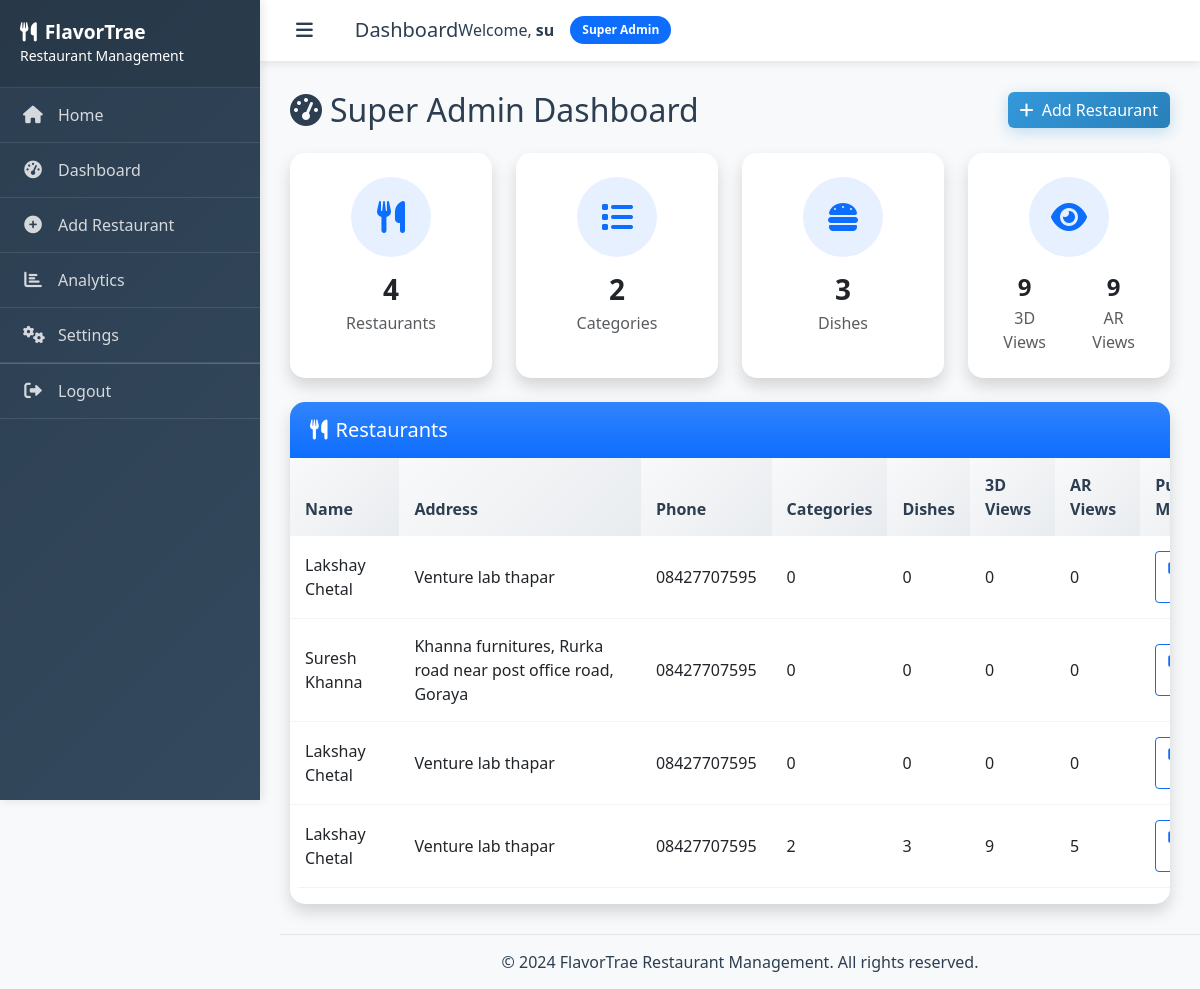
Screenshot of /super-admin-dashboard/ (signed in) with the database file from the repository.
### menu_management/models.py (models this page shows, shortened)
class CustomUser(AbstractUser):
    ROLE_CHOICES = [
        ('super_admin', 'Super Admin'),
        ('restaurant_admin', 'Restaurant Admin'),
    ]
    role = models.CharField(max_length=20, choices=ROLE_CHOICES, default='restaurant_admin')
    restaurant = models.ForeignKey('Restaurant', on_delete=models.CASCADE, null=True, blank=True)

class Restaurant(models.Model):
    name = models.CharField(max_length=200)
    address = models.TextField()
    phone = models.CharField(max_length=20)
    public_slug = models.SlugField(unique=True, blank=True)
    created_at = models.DateTimeField(auto_now_add=True)
    updated_at = models.DateTimeField(auto_now=True)

### menu_management/views.py (the view)
# urls.py: path('super-admin-dashboard/', views.super_admin_dashboard, name='super_admin_dashboard'),
@super_admin_required
def super_admin_dashboard(request):
    restaurants = Restaurant.objects.all().order_by('-created_at')
    total_restaurants = restaurants.count()
    total_categories = Category.objects.count()
    total_dishes = Dish.objects.count()
    total_3d_views = Dish.objects.aggregate(Sum('model_3d_views'))['model_3d_views__sum'] or 0
    total_ar_views = Dish.objects.aggregate(Sum('ar_views'))['ar_views__sum'] or 0
    for restaurant in restaurants:
        restaurant.dishes_count = Dish.objects.filter(category__restaurant=restaurant).count()
        restaurant.categories_count = Category.objects.filter(restaurant=restaurant).count()
        restaurant.model_3d_views = Dish.objects.filter(category__restaurant=restaurant).aggregate(Sum('model_3d_views'))['model_3d_views__sum'] or 0
        restaurant.ar_views = Dish.objects.filter(category__restaurant=restaurant).aggregate(Sum('ar_views'))['ar_views__sum'] or 0
        restaurant.has_admin = CustomUser.objects.filter(restaurant=restaurant, role='restaurant_admin').exists()
    return render(request, 'menu_management/super_admin_dashboard.html', {
        'restaurants': restaurants,
        'total_restaurants': total_restaurants,
        'total_categories': total_categories,
        'total_dishes': total_dishes,
        'total_3d_views': total_3d_views,
        'total_ar_views': total_3d_views
    })

### templates/menu_management/super_admin_dashboard.html (shortened to what this page needs)
{% extends 'base.html' %}
{% block main_content %}
<div class="d-flex justify-content-between align-items-center mb-4">
    <h2 class="mb-0">
        <i class="fas fa-tachometer-alt me-2"></i>Super Admin Dashboard
    </h2>
    <div>
        <a href="{% url 'add_restaurant' %}" class="btn btn-primary">
            <i class="fas fa-plus me-1"></i> Add Restaurant
        </a>
    </div>
</div>
<div class="row g-4 mb-4">
    <div class="col-md-3">
        <div class="card h-100 shadow border-0">
            <div class="card-body text-center p-4">
                <div class="bg-primary bg-opacity-10 rounded-circle d-inline-flex align-items-center justify-content-center mb-3" style="width: 80px; height: 80px;">
                    <i class="fas fa-utensils fa-2x text-primary"></i>
                </div>
                <h3 class="fw-bold mb-1">{{ total_restaurants }}</h3>
                <p class="text-muted mb-0">Restaurants</p>
            </div>
        </div>
    </div>
    <div class="col-md-3">
        <div class="card h-100 shadow border-0">
            <div class="card-body text-center p-4">
                <div class="bg-primary bg-opacity-10 rounded-circle d-inline-flex align-items-center justify-content-center mb-3" style="width: 80px; height: 80px;">
                    <i class="fas fa-list fa-2x text-primary"></i>
                </div>
                <h3 class="fw-bold mb-1">{{ total_categories }}</h3>
                <p class="text-muted mb-0">Categories</p>
            </div>
        </div>
    </div>
    <div class="col-md-3">
        <div class="card h-100 shadow border-0">
            <div class="card-body text-center p-4">
                <div class="bg-primary bg-opacity-10 rounded-circle d-inline-flex align-items-center justify-content-center mb-3" style="width: 80px; height: 80px;">
                    <i class="fas fa-hamburger fa-2x text-primary"></i>
                </div>
                <h3 class="fw-bold mb-1">{{ total_dishes }}</h3>
                <p class="text-muted mb-0">Dishes</p>
            </div>
        </div>
    </div>
    <div class="col-md-3">
        <div class="card h-100 shadow border-0">
            <div class="card-body text-center p-4">
                <div class="bg-primary bg-opacity-10 rounded-circle d-inline-flex align-items-center justify-content-center mb-3" style="width: 80px; height: 80px;">
                    <i class="fas fa-eye fa-2x text-primary"></i>
                </div>
                <div class="d-flex justify-content-center gap-4">
                    <div>
                        <h4 class="fw-bold mb-1">{{ total_3d_views }}</h4>
                        <p class="text-muted mb-0">3D Views</p>
                    </div>
                    <div>
                        <h4 class="fw-bold mb-1">{{ total_ar_views }}</h4>
                        <p class="text-muted mb-0">AR Views</p>
                    </div>
                </div>
            </div>
        </div>
    </div>
</div>
<div class="card shadow border-0">
    <div class="card-header bg-primary bg-gradient text-white py-3">
        <h5 class="mb-0 d-flex align-items-center">
            <i class="fas fa-utensils me-2"></i>Restaurants
        </h5>
    </div>
    <div class="card-body p-0">
        {% if restaurants %}
            <div class="table-responsive">
                <table class="table table-hover align-middle" style="min-width: 1200px;">
                    <thead>
                        <tr>
                            <th>Name</th>
                            <th>Address</th>
                            <th>Phone</th>
                            <th>Categories</th>
                            <th>Dishes</th>
                            <th>3D Views</th>
                            <th>AR Views</th>
                            <th>Public Menu</th>
                        </tr>
                    </thead>
                    <tbody>
                        {% for restaurant in restaurants %}
                            <tr>
                                <td>{{ restaurant.name }}</td>
                                <td>{{ restaurant.address }}</td>
                                <td>{{ restaurant.phone }}</td>
                                <td>{{ restaurant.categories_count }}</td>
                                <td>{{ restaurant.dishes_count }}</td>
                                <td>{{ restaurant.model_3d_views }}</td>
                                <td>{{ restaurant.ar_views }}</td>
                                <td>
                                    <a href="{% url 'public_menu' restaurant.public_slug %}" target="_blank" class="btn btn-sm btn-outline-primary">
                                    </a>
                                </td>
                            </tr>
                        {% endfor %}
                    </tbody>
                </table>
            </div>
        {% endif %}
    </div>
</div>
{% endblock %}

### templates/base.html (shortened to what this page needs)
<!DOCTYPE html>
<html lang="en">
<head>
    <link href="https://cdn.jsdelivr.net/npm/bootstrap@5.3.0-alpha1/dist/css/bootstrap.min.css" rel="stylesheet">
    <link rel="stylesheet" href="https://cdnjs.cloudflare.com/ajax/libs/font-awesome/6.0.0/css/all.min.css">
</head>
<body>
    {% if user.is_authenticated %}
        <nav class="sidebar" id="sidebar">
            <div class="sidebar-header">
                <h4><i class="fas fa-utensils me-2"></i>FlavorTrae</h4>
                <small>Restaurant Management</small>
            </div>
            <ul class="sidebar-menu">
                <li>
                    <a href="{% url 'home' %}">
                        <i class="fas fa-home"></i>
                        <span>Home</span>
                    </a>
                </li>
                {% if user.role == 'super_admin' %}
                    <li>
                        <a href="{% url 'super_admin_dashboard' %}">
                            <i class="fas fa-tachometer-alt"></i>
                            <span>Dashboard</span>
                        </a>
                    </li>
                    <li>
                        <a href="{% url 'add_restaurant' %}">
                            <i class="fas fa-plus-circle"></i>
                            <span>Add Restaurant</span>
                        </a>
                    </li>
                    <li>
                        <a href="#">
                            <i class="fas fa-chart-bar"></i>
                            <span>Analytics</span>
                        </a>
                    </li>
                    <li>
                        <a href="#">
                            <i class="fas fa-cogs"></i>
                            <span>Settings</span>
                        </a>
                    </li>
                {% endif %}
                <li style="margin-top: auto; border-top: 1px solid rgba(255,255,255,0.2);">
                    <a href="{% url 'logout' %}">
                        <i class="fas fa-sign-out-alt"></i>
                        <span>Logout</span>
                    </a>
                </li>
            </ul>
        </nav>
        <div class="main-content" id="main-content">
            <div class="top-navbar">
                <div class="d-flex align-items-center">
                    <button class="sidebar-toggle" onclick="toggleSidebar()">
                        <i class="fas fa-bars"></i>
                    </button>
                    <h5 class="mb-0 ms-3">{% block page_title %}Dashboard{% endblock %}</h5>
                </div>
                <div class="d-flex align-items-center">
                    <span class="me-3">Welcome, <strong>{{ user.username }}</strong></span>
                    <span class="badge bg-primary">{{ user.get_role_display }}</span>
                </div>
            </div>
            <div class="content-wrapper">
                {% block main_content %}{% endblock %}
            </div>
        </div>
    {% endif %}
    {% if user.is_authenticated %}
        <footer class="footer" style="margin-left: 280px; background: var(--bg-color); border-top: 1px solid #e1e5e9; padding: 15px 30px; text-align: center; color: var(--text-muted);">
            <span>&copy; 2024 FlavorTrae Restaurant Management. All rights reserved.</span>
        </footer>
    {% else %}
        <footer class="footer mt-auto py-3" style="background: var(--bg-color); border-top: 1px solid #e1e5e9;">
            <div class="container">
                <span class="text-muted">&copy; 2024 FlavorTrae Restaurant Management. All rights reserved.</span>
            </div>
        </footer>
    {% endif %}
</body>
</html>

### templates/base.html (style rules this page uses)
:root { --primary-color: #2c3e50; --secondary-color: #34495e; --accent-color: #3498db; --success-color: #27ae60; --warning-color: #f39c12; --danger-color: #e74c3c; --light-color: #ecf0f1; --dark-color: #2c3e50; --sidebar-bg: #2c3e50; --sidebar-hover: #34495e; --content-bg: #ffffff; }
body { background-color: #f8f9fa; color: var(--dark-color); font-family: 'Segoe UI', Tahoma, Geneva, Verdana, sans-serif; margin: 0; padding: 0; }
.sidebar { position: fixed; top: 0; left: 0; height: 100vh; width: 260px; background: linear-gradient(135deg, var(--sidebar-bg), var(--secondary-color)); color: white; z-index: 1045; transition: all 0.3s ease; overflow-y: auto; box-shadow: 2px 0 10px rgba(0,0,0,0.1); }
.sidebar-header { padding: 20px; background: rgba(0,0,0,0.1); border-bottom: 1px solid rgba(255,255,255,0.1); }
.sidebar-header h4 { margin: 0; font-size: 1.2rem; font-weight: 600; }
.sidebar-menu { padding: 0; margin: 0; list-style: none; }
.sidebar-menu li { border-bottom: 1px solid rgba(255,255,255,0.1); }
.sidebar-menu a { display: flex; align-items: center; padding: 15px 20px; color: rgba(255,255,255,0.8); text-decoration: none; transition: all 0.3s ease; border-left: 3px solid transparent; }
.sidebar-menu i { width: 20px; margin-right: 15px; text-align: center; font-size: 1.1rem; }
.main-content { margin-left: 260px; transition: margin-left 0.3s ease; min-height: 100vh; }
.top-navbar { background: white; box-shadow: 0 2px 10px rgba(0,0,0,0.1); padding: 15px 30px; margin-bottom: 30px; display: flex; justify-content: between; align-items: center; }
.sidebar-toggle { background: none; border: none; font-size: 1.2rem; color: var(--dark-color); cursor: pointer; margin-right: 20px; }
.content-wrapper { padding: 0 30px 30px; }
.btn-primary { background: linear-gradient(135deg, var(--accent-color), #2980b9); border: none; box-shadow: 0 4px 15px rgba(52, 152, 219, 0.3); transition: all 0.3s ease; }
.card { border: none; border-radius: 15px; box-shadow: 0 8px 30px rgba(0,0,0,0.1); transition: all 0.3s ease; overflow: hidden; }
.card-header { background: linear-gradient(135deg, var(--primary-color), var(--secondary-color)); border-bottom: none; color: white; padding: 20px; font-weight: 600; }
.table { border-radius: 10px; overflow: hidden; }
.table thead th { background: linear-gradient(135deg, #f8f9fa, #e9ecef); border: none; font-weight: 600; color: var(--dark-color); padding: 15px; }
.table tbody td { padding: 15px; border-color: #f1f3f4; vertical-align: middle; }
.badge { font-size: 0.75rem; padding: 0.5rem 0.75rem; border-radius: 50px; }

### rows the page displays
CustomUser: username "su", role "Super Admin"
Restaurant: name "Lakshay Chetal", address "Venture lab thapar", phone "08427707595", categories_count "0", dishes_count "0", model_3d_views "0", ar_views "0"
Restaurant: name "Suresh Khanna", address "Khanna furnitures, Rurka road near post office road, Goraya", phone "08427707595", categories_count "0", dishes_count "0", model_3d_views "0", ar_views "0"
Restaurant: name "Lakshay Chetal", address "Venture lab thapar", phone "08427707595", categories_count "0", dishes_count "0", model_3d_views "0", ar_views "0"
Restaurant: name "Lakshay Chetal", address "Venture lab thapar", phone "08427707595", categories_count "2", dishes_count "3", model_3d_views "9", ar_views "5"

### other values shown
{{ total_restaurants }} "4"
{{ total_categories }} "2"
{{ total_dishes }} "3"
{{ total_3d_views }} "9"
{{ total_ar_views }} "9"
